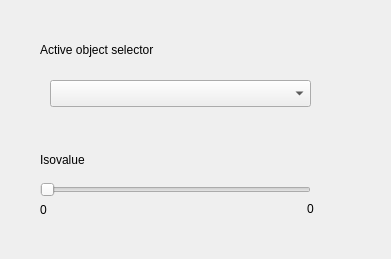
<?xml version="1.0" encoding="UTF-8"?>
<ui version="4.0">
 <class>Dialog</class>
 <widget class="QDialog" name="Dialog">
  <property name="geometry">
   <rect>
    <x>0</x>
    <y>0</y>
    <width>391</width>
    <height>259</height>
   </rect>
  </property>
  <property name="windowTitle">
   <string>Dialog</string>
  </property>
  <widget class="QSlider" name="isoslider">
   <property name="geometry">
    <rect>
     <x>40</x>
     <y>180</y>
     <width>271</width>
     <height>20</height>
    </rect>
   </property>
   <property name="orientation">
    <enum>Qt::Horizontal</enum>
   </property>
  </widget>
  <widget class="QLabel" name="label">
   <property name="geometry">
    <rect>
     <x>40</x>
     <y>150</y>
     <width>67</width>
     <height>19</height>
    </rect>
   </property>
   <property name="text">
    <string>Isovalue</string>
   </property>
  </widget>
  <widget class="QComboBox" name="mapselector">
   <property name="geometry">
    <rect>
     <x>50</x>
     <y>80</y>
     <width>261</width>
     <height>27</height>
    </rect>
   </property>
  </widget>
  <widget class="QLabel" name="label_2">
   <property name="geometry">
    <rect>
     <x>40</x>
     <y>40</y>
     <width>151</width>
     <height>19</height>
    </rect>
   </property>
   <property name="text">
    <string>Active object selector</string>
   </property>
  </widget>
  <widget class="QLabel" name="label_isomin">
   <property name="geometry">
    <rect>
     <x>40</x>
     <y>200</y>
     <width>61</width>
     <height>19</height>
    </rect>
   </property>
   <property name="text">
    <string>0</string>
   </property>
  </widget>
  <widget class="QLabel" name="label_isomax">
   <property name="geometry">
    <rect>
     <x>307</x>
     <y>199</y>
     <width>61</width>
     <height>20</height>
    </rect>
   </property>
   <property name="text">
    <string>0</string>
   </property>
  </widget>
 </widget>
 <resources/>
 <connections/>
</ui>
